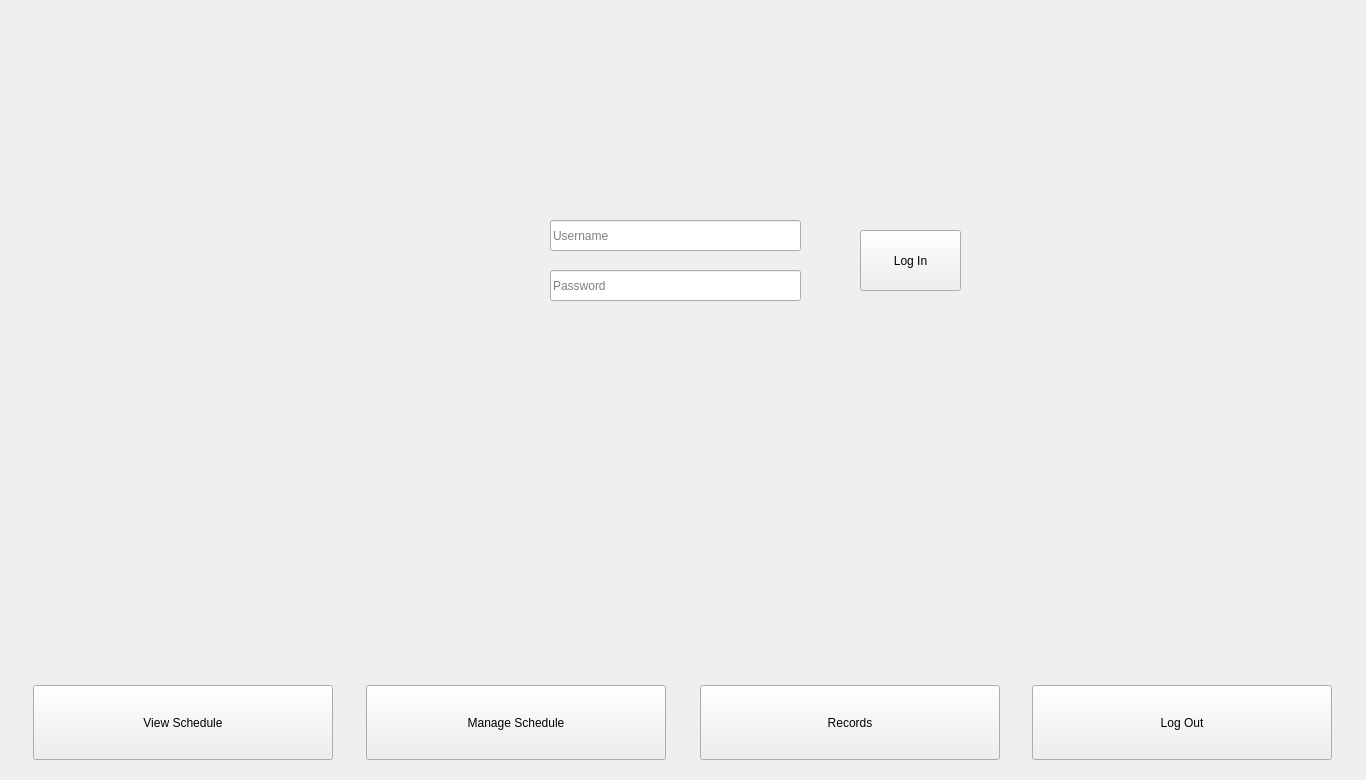
<?xml version="1.0" encoding="UTF-8"?>
<ui version="4.0">
 <class>MainWindow</class>
 <widget class="QMainWindow" name="MainWindow">
  <property name="geometry">
   <rect>
    <x>0</x>
    <y>0</y>
    <width>1366</width>
    <height>780</height>
   </rect>
  </property>
  <property name="windowTitle">
   <string>MainWindow</string>
  </property>
  <widget class="QWidget" name="MainScreen">
   <widget class="QPushButton" name="viewSched">
    <property name="geometry">
     <rect>
      <x>33</x>
      <y>685</y>
      <width>300</width>
      <height>75</height>
     </rect>
    </property>
    <property name="sizePolicy">
     <sizepolicy hsizetype="Minimum" vsizetype="Fixed">
      <horstretch>0</horstretch>
      <verstretch>0</verstretch>
     </sizepolicy>
    </property>
    <property name="text">
     <string>View Schedule</string>
    </property>
   </widget>
   <widget class="QPushButton" name="manSched">
    <property name="geometry">
     <rect>
      <x>366</x>
      <y>685</y>
      <width>300</width>
      <height>75</height>
     </rect>
    </property>
    <property name="sizePolicy">
     <sizepolicy hsizetype="Minimum" vsizetype="Fixed">
      <horstretch>0</horstretch>
      <verstretch>0</verstretch>
     </sizepolicy>
    </property>
    <property name="text">
     <string>Manage Schedule</string>
    </property>
   </widget>
   <widget class="QPushButton" name="records">
    <property name="geometry">
     <rect>
      <x>700</x>
      <y>685</y>
      <width>300</width>
      <height>75</height>
     </rect>
    </property>
    <property name="sizePolicy">
     <sizepolicy hsizetype="Minimum" vsizetype="Fixed">
      <horstretch>0</horstretch>
      <verstretch>0</verstretch>
     </sizepolicy>
    </property>
    <property name="text">
     <string>Records</string>
    </property>
   </widget>
   <widget class="QPushButton" name="logout">
    <property name="geometry">
     <rect>
      <x>1032</x>
      <y>685</y>
      <width>300</width>
      <height>75</height>
     </rect>
    </property>
    <property name="sizePolicy">
     <sizepolicy hsizetype="Minimum" vsizetype="Fixed">
      <horstretch>0</horstretch>
      <verstretch>0</verstretch>
     </sizepolicy>
    </property>
    <property name="text">
     <string>Log Out</string>
    </property>
   </widget>
   <widget class="QStackedWidget" name="stackedWidget">
    <property name="geometry">
     <rect>
      <x>0</x>
      <y>0</y>
      <width>1366</width>
      <height>655</height>
     </rect>
    </property>
    <widget class="QWidget" name="Login">
     <widget class="QLabel" name="label_2">
      <property name="geometry">
       <rect>
        <x>440</x>
        <y>220</y>
        <width>91</width>
        <height>81</height>
       </rect>
      </property>
      <property name="text">
       <string/>
      </property>
      <property name="pixmap">
       <pixmap>image/profile.jpg</pixmap>
      </property>
      <property name="scaledContents">
       <bool>true</bool>
      </property>
     </widget>
     <widget class="QLineEdit" name="lineEdit_3">
      <property name="geometry">
       <rect>
        <x>550</x>
        <y>270</y>
        <width>251</width>
        <height>31</height>
       </rect>
      </property>
      <property name="echoMode">
       <enum>QLineEdit::Password</enum>
      </property>
      <property name="placeholderText">
       <string>Password</string>
      </property>
     </widget>
     <widget class="QLineEdit" name="lineEdit_4">
      <property name="geometry">
       <rect>
        <x>550</x>
        <y>220</y>
        <width>251</width>
        <height>31</height>
       </rect>
      </property>
      <property name="placeholderText">
       <string>Username</string>
      </property>
     </widget>
     <widget class="QPushButton" name="login">
      <property name="geometry">
       <rect>
        <x>860</x>
        <y>230</y>
        <width>101</width>
        <height>61</height>
       </rect>
      </property>
      <property name="text">
       <string>Log In</string>
      </property>
     </widget>
    </widget>
    <widget class="QWidget" name="Logout">
     <widget class="QLabel" name="label_3">
      <property name="geometry">
       <rect>
        <x>440</x>
        <y>170</y>
        <width>47</width>
        <height>13</height>
       </rect>
      </property>
      <property name="text">
       <string>Logout</string>
      </property>
     </widget>
    </widget>
    <widget class="QWidget" name="ViewSchedule">
     <widget class="QLabel" name="label">
      <property name="geometry">
       <rect>
        <x>430</x>
        <y>210</y>
        <width>281</width>
        <height>16</height>
       </rect>
      </property>
      <property name="text">
       <string>View Schedule</string>
      </property>
     </widget>
    </widget>
    <widget class="QWidget" name="ManageSchedule">
     <widget class="QLabel" name="label_4">
      <property name="geometry">
       <rect>
        <x>400</x>
        <y>50</y>
        <width>391</width>
        <height>16</height>
       </rect>
      </property>
      <property name="text">
       <string>Manage Schedule</string>
      </property>
     </widget>
    </widget>
    <widget class="QWidget" name="Records">
     <widget class="QPushButton" name="scope">
      <property name="geometry">
       <rect>
        <x>310</x>
        <y>230</y>
        <width>261</width>
        <height>141</height>
       </rect>
      </property>
      <property name="text">
       <string>Scope</string>
      </property>
     </widget>
     <widget class="QPushButton" name="washer">
      <property name="geometry">
       <rect>
        <x>770</x>
        <y>230</y>
        <width>261</width>
        <height>141</height>
       </rect>
      </property>
      <property name="text">
       <string>Washer</string>
      </property>
     </widget>
     <zorder>washer</zorder>
     <zorder>scope</zorder>
    </widget>
   </widget>
  </widget>
 </widget>
 <resources/>
 <connections/>
</ui>
